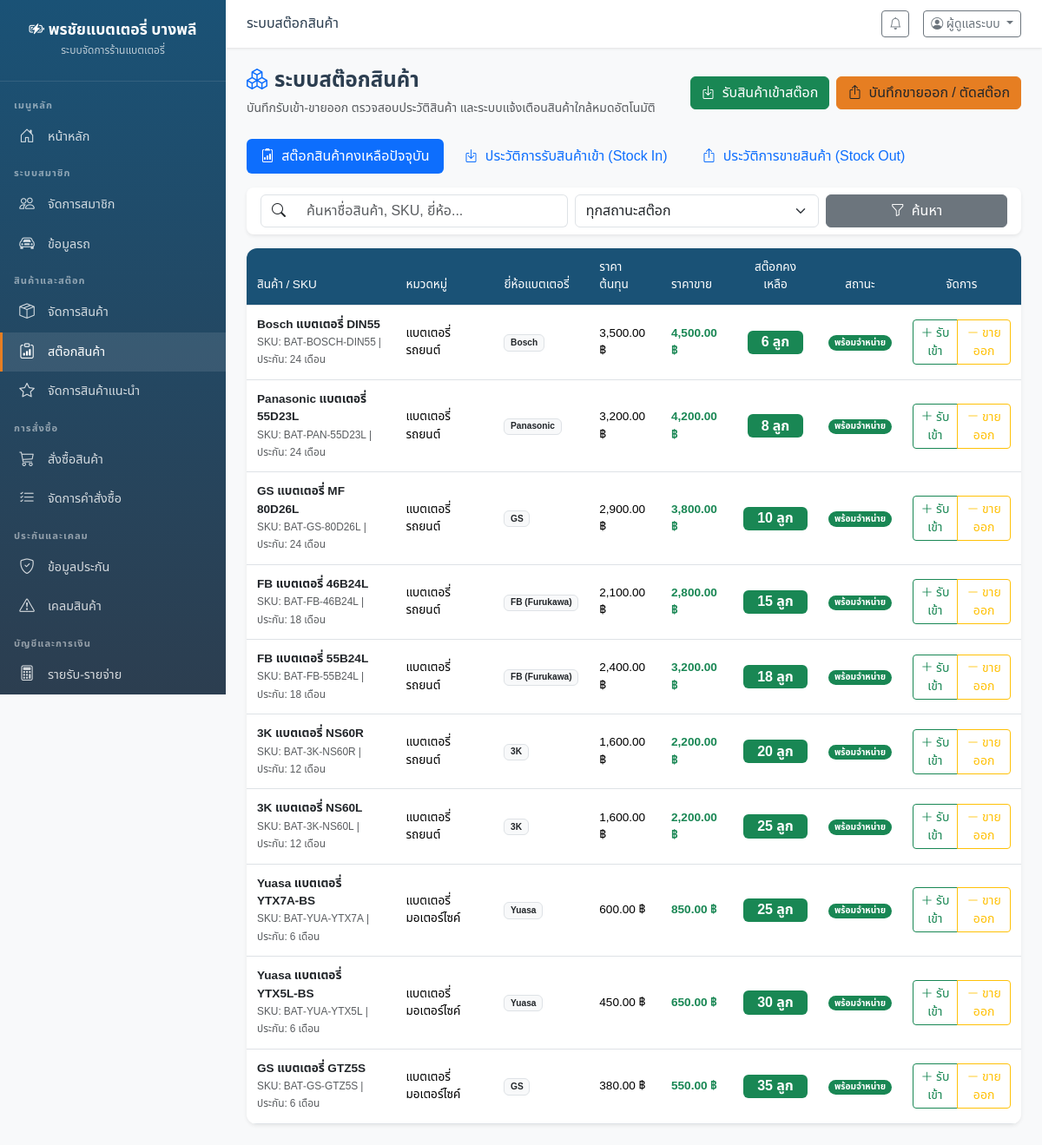
Screenshot of /stock.php (signed in) with the database file from the repository.
### tables this page shows
CREATE TABLE IF NOT EXISTS products (
    id INT AUTO_INCREMENT PRIMARY KEY,
    category_id INT,
    battery_brand_id INT,
    name VARCHAR(300) NOT NULL,
    sku VARCHAR(100) UNIQUE,
    description TEXT,
    price DECIMAL(10,2) NOT NULL DEFAULT 0,
    cost_price DECIMAL(10,2) NOT NULL DEFAULT 0,
    quantity INT NOT NULL DEFAULT 0,
    min_quantity INT NOT NULL DEFAULT 5,
    image VARCHAR(500),
    warranty_months INT DEFAULT 12,
    vehicle_type ENUM('car','motorcycle','both') DEFAULT 'both',
    status ENUM('active','inactive') DEFAULT 'active',
    created_at TIMESTAMP DEFAULT CURRENT_TIMESTAMP,
    updated_at TIMESTAMP DEFAULT CURRENT_TIMESTAMP ON UPDATE CURRENT_TIMESTAMP,
    FOREIGN KEY (category_id) REFERENCES categories(id),
    FOREIGN KEY (battery_brand_id) REFERENCES battery_brands(id)
);

CREATE TABLE IF NOT EXISTS categories (
    id INT AUTO_INCREMENT PRIMARY KEY,
    name VARCHAR(200) NOT NULL,
    description TEXT,
    created_at TIMESTAMP DEFAULT CURRENT_TIMESTAMP
);

CREATE TABLE IF NOT EXISTS battery_brands (
    id INT AUTO_INCREMENT PRIMARY KEY,
    name VARCHAR(200) NOT NULL,
    logo VARCHAR(500),
    created_at TIMESTAMP DEFAULT CURRENT_TIMESTAMP
);

### stock.php (the view, shortened to what this page needs)
<?php
$db = getDB();
$search = trim($_GET['search'] ?? '');
$activeTab = $_GET['tab'] ?? 'inventory';
$where = ["p.status = 'active'"];
$params = [];
$whereClause = implode(' AND ', $where);
$stmtProducts = $db->prepare("
    SELECT p.*, bb.name as brand_name, c.name as category_name
    FROM products p
    LEFT JOIN battery_brands bb ON p.battery_brand_id = bb.id
    LEFT JOIN categories c ON p.category_id = c.id
    WHERE {$whereClause}
    ORDER BY p.quantity ASC, p.name ASC
");
$stmtProducts->execute($params);
$productList = $stmtProducts->fetchAll();
require_once __DIR__ . '/header.php';
?>
<div class="page-header">
    <div>
        <h4 class="mb-1"><i class="bi bi-boxes text-primary me-2"></i>ระบบสต๊อกสินค้า</h4>
        <small class="text-muted">บันทึกรับเข้า-ขายออก ตรวจสอบประวัติสินค้า และระบบแจ้งเตือนสินค้าใกล้หมดอัตโนมัติ</small>
    </div>
    <div class="d-flex gap-2">
        <button type="button" class="btn btn-success" data-bs-toggle="modal" data-bs-target="#stockInModal">
            <i class="bi bi-box-arrow-in-down me-1"></i> รับสินค้าเข้าสต๊อก
        </button>
        <button type="button" class="btn btn-warning text-dark" data-bs-toggle="modal" data-bs-target="#stockOutModal">
            <i class="bi bi-box-arrow-up me-1"></i> บันทึกขายออก / ตัดสต๊อก
        </button>
    </div>
</div>
<ul class="nav nav-pills mb-3 gap-2" id="stockTabs" role="tablist">
    <li class="nav-item">
        <button class="nav-link <?= $activeTab === 'inventory' ? 'active' : '' ?>" data-bs-toggle="pill" data-bs-target="#tab-inventory">
            <i class="bi bi-clipboard2-data me-1"></i> สต๊อกสินค้าคงเหลือปัจจุบัน
        </button>
    </li>
    <li class="nav-item">
        <button class="nav-link <?= $activeTab === 'stock_in' ? 'active' : '' ?>" data-bs-toggle="pill" data-bs-target="#tab-stockin">
            <i class="bi bi-box-arrow-in-down me-1"></i> ประวัติการรับสินค้าเข้า (Stock In)
        </button>
    </li>
    <li class="nav-item">
        <button class="nav-link <?= $activeTab === 'stock_out' ? 'active' : '' ?>" data-bs-toggle="pill" data-bs-target="#tab-stockout">
            <i class="bi bi-box-arrow-up me-1"></i> ประวัติการขายสินค้า (Stock Out)
        </button>
    </li>
</ul>
<div class="tab-content">
    <div class="tab-pane fade <?= $activeTab === 'inventory' ? 'show active' : '' ?>" id="tab-inventory">
        <div class="card border-0 shadow-sm rounded-3 mb-3">
            <div class="card-body py-2">
                <form method="GET" action="" class="row g-2 align-items-center">
                    <div class="col-md-5">
                        <div class="input-group">
                            <span class="input-group-text bg-white"><i class="bi bi-search"></i></span>
                            <input type="text" class="form-control border-start-0" name="search" value="<?= htmlspecialchars($search) ?>" placeholder="ค้นหาชื่อสินค้า, SKU, ยี่ห้อ...">
                        </div>
                    </div>
                    <div class="col-md-4">
                        <select name="status" class="form-select">
                            <option value="">ทุกสถานะสต๊อก</option>
                        </select>
                    </div>
                    <div class="col-md-3">
                        <button type="submit" class="btn btn-secondary w-100"><i class="bi bi-funnel me-1"></i> ค้นหา</button>
                    </div>
                </form>
            </div>
        </div>
        <div class="table-container shadow-sm">
            <div class="table-responsive">
                <table class="table table-hover align-middle mb-0">
                    <thead>
                        <tr>
                            <th>สินค้า / SKU</th>
                            <th>หมวดหมู่</th>
                            <th>ยี่ห้อแบตเตอรี่</th>
                            <th>ราคาต้นทุน</th>
                            <th>ราคาขาย</th>
                            <th class="text-center">สต๊อกคงเหลือ</th>
                            <th class="text-center">สถานะ</th>
                            <th class="text-center">จัดการ</th>
                        </tr>
                    </thead>
                    <tbody>
                        <?php if (empty($productList)): ?>
                        <tr>
                            <td colspan="8" class="text-center py-4 text-muted">ไม่พบข้อมูลสินค้าตามที่ค้นหา</td>
                        </tr>
                        <?php else: ?>
                        <?php foreach ($productList as $p): ?>
                        <tr>
                            <td>
                                <div class="fw-bold text-dark"><?= htmlspecialchars($p['name']) ?></div>
                                <small class="text-muted">SKU: <?= htmlspecialchars($p['sku'] ?? '-') ?> | ประกัน: <?= $p['warranty_months'] ?> เดือน</small>
                            </td>
                            <td><?= htmlspecialchars($p['category_name'] ?? '-') ?></td>
                            <td><span class="badge bg-light text-dark border"><?= htmlspecialchars($p['brand_name'] ?? '-') ?></span></td>
                            <td><?= number_format($p['cost_price'], 2) ?> ฿</td>
                            <td class="fw-bold text-success"><?= number_format($p['price'], 2) ?> ฿</td>
                            <td class="text-center">
                                <span class="badge <?= $p['quantity'] <= 0 ? 'bg-danger' : ($p['quantity'] <= $p['min_quantity'] ? 'bg-warning text-dark' : 'bg-success') ?> fs-6 px-3">
                                    <?= $p['quantity'] ?> ลูก
                                </span>
                            </td>
                            <td class="text-center">
                                <?php if ($p['quantity'] <= 0): ?>
                                    <span class="badge bg-danger rounded-pill">หมด</span>
                                <?php elseif ($p['quantity'] <= $p['min_quantity']): ?>
                                    <span class="badge bg-warning text-dark rounded-pill">ใกล้หมด</span>
                                <?php else: ?>
                                    <span class="badge bg-success rounded-pill">พร้อมจำหน่าย</span>
                                <?php endif; ?>
                            </td>
                            <td class="text-center">
                                <div class="btn-group btn-group-sm">
                                    <button type="button" class="btn btn-outline-success" title="รับเข้าสต๊อก" onclick="quickRestock(<?= $p['id'] ?>, '<?= htmlspecialchars(addslashes($p['name'])) ?>', <?= (float)$p['cost_price'] ?>)">
                                        <i class="bi bi-plus-lg"></i> รับเข้า
                                    </button>
                                    <button type="button" class="btn btn-outline-warning" title="ตัดสต๊อกขาย" onclick="quickSell(<?= $p['id'] ?>, '<?= htmlspecialchars(addslashes($p['name'])) ?>', <?= (float)$p['price'] ?>, <?= $p['quantity'] ?>)">
                                        <i class="bi bi-dash-lg"></i> ขายออก
                                    </button>
                                </div>
                            </td>
                        </tr>
                        <?php endforeach; ?>
                        <?php endif; ?>
                    </tbody>
                </table>
            </div>
        </div>
    </div>
</div>
<?php require_once __DIR__ . '/footer.php'; ?>

### header.php (style rules this page uses)
:root { --primary: #1a5276; --primary-light: #2980b9; --secondary: #e67e22; --success: #27ae60; --danger: #e74c3c; --dark: #2c3e50; --light-bg: #f8f9fa; --sidebar-width: 260px; }
* { font-family: 'Noto Sans Thai', sans-serif; }
body { background: var(--light-bg); }
.table-container { background: #fff; border-radius: 12px; box-shadow: 0 2px 8px rgba(0,0,0,0.06); overflow: hidden; }
.table-container .table { margin: 0; }
.table-container .table th { background: var(--primary); color: #fff; font-weight: 500; font-size: 0.85rem; padding: 0.75rem; }
.table-container .table td { padding: 0.75rem; vertical-align: middle; font-size: 0.85rem; }
.btn-warning { background: var(--secondary); border-color: var(--secondary); color: #fff; }
.page-header { display: flex; align-items: center; justify-content: space-between; margin-bottom: 1.5rem; flex-wrap: wrap; gap: 1rem; }
.page-header h4 { margin: 0; font-weight: 700; color: var(--dark); }

### rows the page displays
products: name "Bosch แบตเตอรี่ DIN55", sku "BAT-BOSCH-DIN55", warranty_months "24", category.name "แบตเตอรี่รถยนต์", battery_brand.name "Bosch", cost_price "3,500.00", price "4,500.00", quantity "6", min_quantity "พร้อมจำหน่าย"
products: name "Panasonic แบตเตอรี่ 55D23L", sku "BAT-PAN-55D23L", warranty_months "24", category.name "แบตเตอรี่รถยนต์", battery_brand.name "Panasonic", cost_price "3,200.00", price "4,200.00", quantity "8", min_quantity "พร้อมจำหน่าย"
products: name "GS แบตเตอรี่ MF 80D26L", sku "BAT-GS-80D26L", warranty_months "24", category.name "แบตเตอรี่รถยนต์", battery_brand.name "GS", cost_price "2,900.00", price "3,800.00", quantity "10", min_quantity "พร้อมจำหน่าย"
products: name "FB แบตเตอรี่ 46B24L", sku "BAT-FB-46B24L", warranty_months "18", category.name "แบตเตอรี่รถยนต์", battery_brand.name "FB (Furukawa)", cost_price "2,100.00", price "2,800.00", quantity "15", min_quantity "พร้อมจำหน่าย"
products: name "FB แบตเตอรี่ 55B24L", sku "BAT-FB-55B24L", warranty_months "18", category.name "แบตเตอรี่รถยนต์", battery_brand.name "FB (Furukawa)", cost_price "2,400.00", price "3,200.00", quantity "18", min_quantity "พร้อมจำหน่าย"
products: name "3K แบตเตอรี่ NS60R", sku "BAT-3K-NS60R", warranty_months "12", category.name "แบตเตอรี่รถยนต์", battery_brand.name "3K", cost_price "1,600.00", price "2,200.00", quantity "20", min_quantity "พร้อมจำหน่าย"
products: name "3K แบตเตอรี่ NS60L", sku "BAT-3K-NS60L", warranty_months "12", category.name "แบตเตอรี่รถยนต์", battery_brand.name "3K", cost_price "1,600.00", price "2,200.00", quantity "25", min_quantity "พร้อมจำหน่าย"
products: name "Yuasa แบตเตอรี่ YTX7A-BS", sku "BAT-YUA-YTX7A", warranty_months "6", category.name "แบตเตอรี่มอเตอร์ไซค์", battery_brand.name "Yuasa", cost_price "600.00", price "850.00", quantity "25", min_quantity "พร้อมจำหน่าย"
products: name "Yuasa แบตเตอรี่ YTX5L-BS", sku "BAT-YUA-YTX5L", warranty_months "6", category.name "แบตเตอรี่มอเตอร์ไซค์", battery_brand.name "Yuasa", cost_price "450.00", price "650.00", quantity "30", min_quantity "พร้อมจำหน่าย"
products: name "GS แบตเตอรี่ GTZ5S", sku "BAT-GS-GTZ5S", warranty_months "6", category.name "แบตเตอรี่มอเตอร์ไซค์", battery_brand.name "GS", cost_price "380.00", price "550.00", quantity "35", min_quantity "พร้อมจำหน่าย"

### other values shown
SITE_NAME "พรชัยแบตเตอรี่ บางพลี"
$pageTitle "ระบบสต๊อกสินค้า"
$_SESSION['fullname'] "ผู้ดูแลระบบ"
